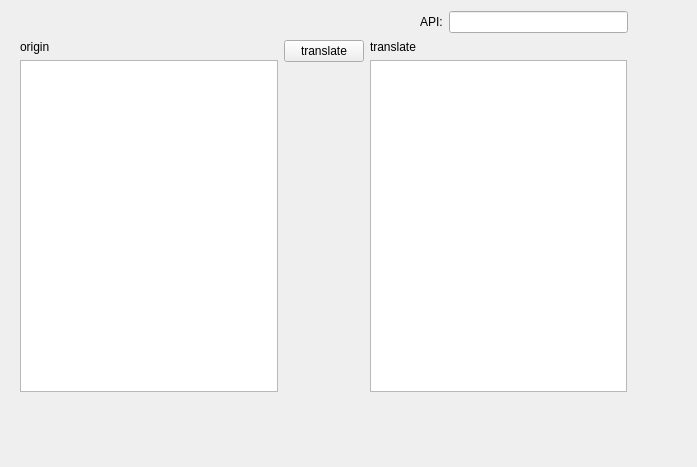
<?xml version="1.0" encoding="UTF-8"?>
<ui version="4.0">
 <class>FinTranslator</class>
 <widget class="QWidget" name="FinTranslator">
  <property name="geometry">
   <rect>
    <x>0</x>
    <y>0</y>
    <width>697</width>
    <height>467</height>
   </rect>
  </property>
  <property name="windowTitle">
   <string>FinTranslator</string>
  </property>
  <widget class="QWidget" name="layoutWidget">
   <property name="geometry">
    <rect>
     <x>420</x>
     <y>10</y>
     <width>208</width>
     <height>24</height>
    </rect>
   </property>
   <layout class="QHBoxLayout" name="horizontalLayout">
    <item>
     <widget class="QLabel" name="label_api">
      <property name="text">
       <string>API:</string>
      </property>
     </widget>
    </item>
    <item>
     <widget class="QLineEdit" name="lineEdit_api"/>
    </item>
   </layout>
  </widget>
  <widget class="QWidget" name="layoutWidget">
   <property name="geometry">
    <rect>
     <x>20</x>
     <y>40</y>
     <width>607</width>
     <height>352</height>
    </rect>
   </property>
   <layout class="QHBoxLayout" name="horizontalLayout_2">
    <property name="sizeConstraint">
     <enum>QLayout::SizeConstraint::SetNoConstraint</enum>
    </property>
    <item>
     <layout class="QVBoxLayout" name="verticalLayout">
      <item>
       <widget class="QLabel" name="label">
        <property name="text">
         <string>origin</string>
        </property>
       </widget>
      </item>
      <item>
       <widget class="QPlainTextEdit" name="plainTextEditOrigin"/>
      </item>
     </layout>
    </item>
    <item>
     <layout class="QVBoxLayout" name="verticalLayout_3">
      <item>
       <widget class="QPushButton" name="findButton">
        <property name="text">
         <string>translate</string>
        </property>
       </widget>
      </item>
      <item>
       <spacer name="verticalSpacer">
        <property name="orientation">
         <enum>Qt::Orientation::Vertical</enum>
        </property>
        <property name="sizeHint" stdset="0">
         <size>
          <width>17</width>
          <height>318</height>
         </size>
        </property>
       </spacer>
      </item>
     </layout>
    </item>
    <item>
     <layout class="QVBoxLayout" name="verticalLayout_2">
      <item>
       <widget class="QLabel" name="label_2">
        <property name="text">
         <string>translate</string>
        </property>
       </widget>
      </item>
      <item>
       <widget class="QPlainTextEdit" name="plainTextEditTranslate"/>
      </item>
     </layout>
    </item>
   </layout>
  </widget>
 </widget>
 <resources/>
 <connections/>
</ui>
